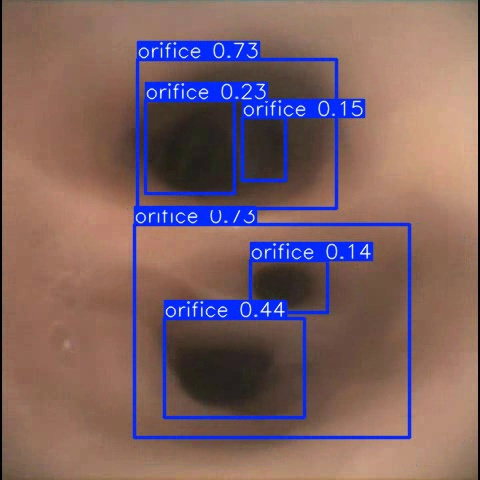
#> input picture samples/frame1.jpg, 480 x 480 px; its folder holds only this picture in this run
$ python -i bounding_box.py   (imports and definitions only)
#> lines starting #> are read from the running program, lines starting #| are printed output that depends on the picture; after the words box and inside, x2 and y2 are one past the last pixel; in counts of white or black regions, pixels touching at a corner belong together
import os
import cv2

def detect_and_generate_yolo_labels(image_path, output_txt_path, class_id=0, min_area=200):
#> called with image_path = '../samples/frame1.jpg', output_txt_path = 'out.png', class_id = 0, min_area = 200
    img = cv2.imread(image_path)
#> img is the input picture: shape (480, 480, 3); mean B, G, R 100.8, 98.8, 125.9
    h, w = img.shape[:2]
#> h = 480; w = 480
    gray = cv2.cvtColor(img, cv2.COLOR_BGR2GRAY)
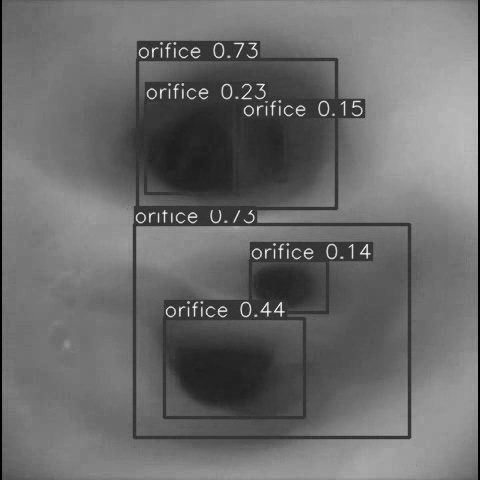
#> gray: shape (480, 480); min 0, max 247, mean 107.1
    _, thresh = cv2.threshold(gray, 50, 255, cv2.THRESH_BINARY_INV)
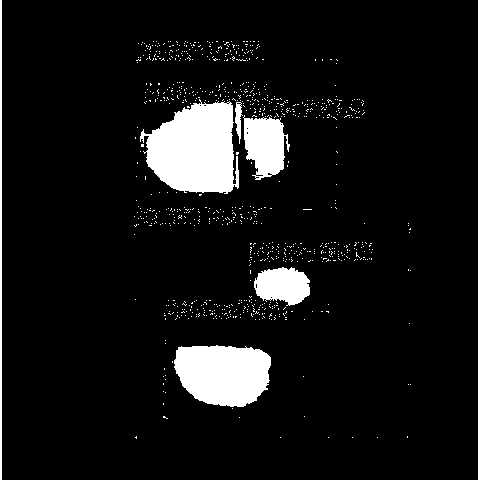
#> thresh: shape (480, 480); 8.1% white; 890 white regions (883 under 20 px)
    contours, _ = cv2.findContours(thresh, cv2.RETR_EXTERNAL, cv2.CHAIN_APPROX_SIMPLE)
#> contours = 890 contours, 883 with area under 20; largest, box (x1, y1, x2, y2) and area: (140, 99, 239, 194) 6418, (174, 345, 271, 407) 4707, (243, 115, 290, 180) 1961, (254, 267, 310, 306) 1522, (478, 0, 480, 480) 479, (0, 0, 2, 480) 479, (235, 102, 243, 144) 141

    with open(output_txt_path, 'w') as f:
        for cnt in contours:
            x, y, bw, bh = cv2.boundingRect(cnt)
            if bw * bh < min_area:
                continue
            x_center = (x + bw / 2) / w
            y_center = (y + bh / 2) / h
            norm_w = bw / w
            norm_h = bh / h
            f.write(f"{class_id} {x_center:.6f} {y_center:.6f} {norm_w:.6f} {norm_h:.6f}\n")
#> this loop made 890 passes
#> (x, y, bw, bh) on passes 1 to 3: (377, 437, 1, 1), (352, 437, 1, 1), (328, 437, 1, 1)

def batch_generate_yolo_labels(image_folder, output_folder, extensions=(".bmp", ".jpg", ".png")):
    os.makedirs(output_folder, exist_ok=True)
    for filename in os.listdir(image_folder):
        if filename.lower().endswith(extensions):
            image_path = os.path.join(image_folder, filename)
            txt_filename = os.path.splitext(filename)[0] + ".txt"
            txt_path = os.path.join(output_folder, txt_filename)
            detect_and_generate_yolo_labels(image_path, txt_path)
            print(f"Processed: {filename}")


image_folder = "datasets/Groundtruth"
output_folder = "datasets/labels"

# [1 line not run here, left out]

>>> result = detect_and_generate_yolo_labels('../samples/frame1.jpg', 'out.png')
